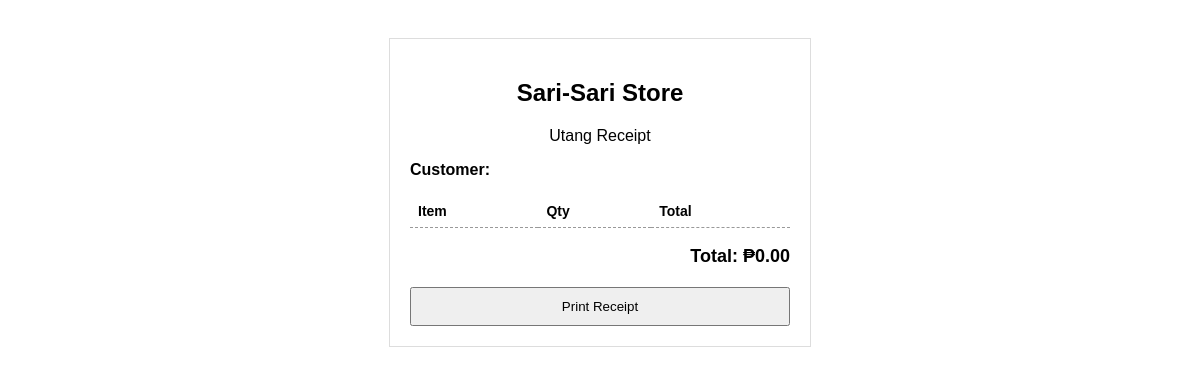
Before: /print/4 with the older database file.
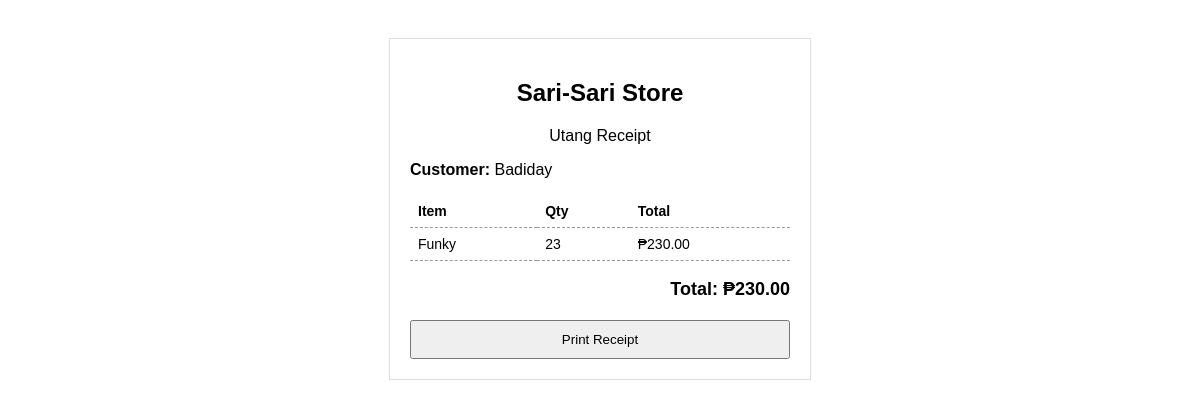
After: the same page with the newer database file.
### tables this page shows
CREATE TABLE customers (
        id INTEGER PRIMARY KEY AUTOINCREMENT,
        name TEXT NOT NULL
    );

CREATE TABLE utang (
        id INTEGER PRIMARY KEY AUTOINCREMENT,
        customer_id INTEGER NOT NULL,
        item_name TEXT NOT NULL,
        quantity INTEGER NOT NULL,
        price REAL NOT NULL,
        total REAL NOT NULL,
        status TEXT DEFAULT 'UNPAID'
    , date_created TEXT);

### app.py (the view)
@app.route("/print/<int:customer_id>")
def print_receipt(customer_id):
    conn = get_db()
    cursor = conn.cursor()
    cursor.execute("SELECT * FROM customers WHERE id=?", (customer_id,))
    customer = cursor.fetchone()
    cursor.execute("""
        SELECT * FROM utang
        WHERE customer_id=? AND status='UNPAID'
    """, (customer_id,))
    utang_list = cursor.fetchall()
    cursor.execute("""
        SELECT COALESCE(SUM(total),0)
        FROM utang
        WHERE customer_id=? AND status='UNPAID'
    """, (customer_id,))
    total = cursor.fetchone()[0]
    conn.close()
    return render_template(
        "print.html",
        customer=customer,
        utang_list=utang_list,
        total=total
    )

### app.py (called while the page is built)
def get_db():
    return sqlite3.connect("database.db")

### templates/print.html (shortened to what this page needs)
<!DOCTYPE html>
<html>
<head>
</head>
<body>
<div class="receipt">
  <h2>Sari-Sari Store</h2>
  <p class="center">Utang Receipt</p>
  <p><b>Customer:</b> {{ customer[1] }}</p>
  <table>
    <tr>
      <th>Item</th>
      <th>Qty</th>
      <th>Total</th>
    </tr>
    {% for u in utang_list %}
    <tr>
      <td>{{ u[2] }}</td>
      <td>{{ u[3] }}</td>
      <td>₱{{ "%.2f"|format(u[5]) }}</td>
    </tr>
    {% endfor %}
  </table>
  <div class="total">
    Total: ₱{{ "%.2f"|format(total) }}
  </div>
  <button onclick="window.print()">Print Receipt</button>
</div>
</body>
</html>

Changed rows visible on the page:
added customers: name "Badiday"
added utang: item_name "Funky", quantity "23", total "230.00"
Other visible differences:
{{ "%.2f"|format(total) }}: "0.00" → "230.00"
